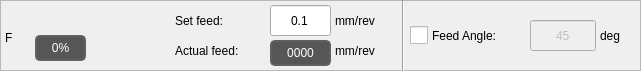
            <widget class="QFrame" name="frame_2">
             <property name="geometry">
              <rect>
               <x>5</x>
               <y>290</y>
               <width>641</width>
               <height>71</height>
              </rect>
             </property>
             <property name="frameShape">
              <enum>QFrame::StyledPanel</enum>
             </property>
             <property name="frameShadow">
              <enum>QFrame::Raised</enum>
             </property>
             <widget class="QLabel" name="label_29">
              <property name="geometry">
               <rect>
                <x>5</x>
                <y>15</y>
                <width>36</width>
                <height>46</height>
               </rect>
              </property>
              <property name="styleSheet">
               <string notr="true">font: 40pt &quot;Noto Sans&quot;;</string>
              </property>
              <property name="text">
               <string>F</string>
              </property>
             </widget>
             <widget class="QLabel" name="actualFeed">
              <property name="geometry">
               <rect>
                <x>270</x>
                <y>40</y>
                <width>61</width>
                <height>26</height>
               </rect>
              </property>
              <property name="styleSheet">
               <string notr="true">QLabel {
    border-style: solid;
    border-color: rgb(96, 96, 97);
    border-width: 2px;
    border-radius: 5px;
    color: white;
    background: rgb(86, 86, 87);
	font: 11pt &quot;Noto&quot;;
}</string>
              </property>
              <property name="text">
               <string>0000</string>
              </property>
              <property name="alignment">
               <set>Qt::AlignCenter</set>
              </property>
             </widget>
             <widget class="QLabel" name="actualFeedType">
              <property name="geometry">
               <rect>
                <x>335</x>
                <y>40</y>
                <width>61</width>
                <height>21</height>
               </rect>
              </property>
              <property name="styleSheet">
               <string notr="true">font: 11pt &quot;Noto Sans&quot;;</string>
              </property>
              <property name="text">
               <string>mm/rev</string>
              </property>
             </widget>
             <widget class="QLabel" name="label_31">
              <property name="geometry">
               <rect>
                <x>175</x>
                <y>40</y>
                <width>91</width>
                <height>21</height>
               </rect>
              </property>
              <property name="styleSheet">
               <string notr="true">font: 11pt &quot;Noto Sans&quot;;</string>
              </property>
              <property name="text">
               <string>Actual feed:</string>
              </property>
             </widget>
             <widget class="QLabel" name="label_32">
              <property name="geometry">
               <rect>
                <x>175</x>
                <y>10</y>
                <width>76</width>
                <height>21</height>
               </rect>
              </property>
              <property name="styleSheet">
               <string notr="true">font: 11pt &quot;Noto Sans&quot;;</string>
              </property>
              <property name="text">
               <string>Set feed:</string>
              </property>
             </widget>
             <widget class="Line" name="line_5">
              <property name="geometry">
               <rect>
                <x>395</x>
                <y>0</y>
                <width>16</width>
                <height>76</height>
               </rect>
              </property>
              <property name="orientation">
               <enum>Qt::Vertical</enum>
              </property>
             </widget>
             <widget class="QCheckBox" name="checkBoxFeedAngle">
              <property name="geometry">
               <rect>
                <x>410</x>
                <y>20</y>
                <width>121</width>
                <height>31</height>
               </rect>
              </property>
              <property name="styleSheet">
               <string notr="true">QCheckBox {
        spacing: 4px; /* Adjusts the space between the checkbox and its label */
		font: 11pt &quot;Noto Sans&quot;;
    }
    QCheckBox::indicator {
        width: 18px; /* Width of the checkbox */
        height: 18px; /* Height of the checkbox */
    }</string>
              </property>
              <property name="text">
               <string>Feed Angle:</string>
              </property>
              <property name="iconSize">
               <size>
                <width>18</width>
                <height>18</height>
               </size>
              </property>
             </widget>
             <widget class="QLabel" name="rpmUnit_23">
              <property name="geometry">
               <rect>
                <x>600</x>
                <y>20</y>
                <width>31</width>
                <height>31</height>
               </rect>
              </property>
              <property name="styleSheet">
               <string notr="true">font: 11pt &quot;Noto Sans&quot;;</string>
              </property>
              <property name="text">
               <string>deg</string>
              </property>
             </widget>
             <widget class="StatusLabel" name="feedOverrideValue">
              <property name="geometry">
               <rect>
                <x>35</x>
                <y>35</y>
                <width>51</width>
                <height>26</height>
               </rect>
              </property>
              <property name="styleSheet">
               <string notr="true">QLabel {
    border-style: solid;
    border-color: rgb(96, 96, 97);
    border-width: 2px;
    border-radius: 5px;
    color: white;
    background: rgb(86, 86, 87);
	font: 12pt &quot;Noto&quot;;
}</string>
              </property>
              <property name="text">
               <string>0%</string>
              </property>
              <property name="alignment">
               <set>Qt::AlignCenter</set>
              </property>
              <property name="rules" stdset="0">
               <string>[{&quot;name&quot;: &quot;feed_override&quot;, &quot;property&quot;: &quot;Text&quot;, &quot;expression&quot;: &quot;str(int(ch[0]*100)) + '%'&quot;, &quot;channels&quot;: [{&quot;url&quot;: &quot;status:feedrate&quot;, &quot;trigger&quot;: true}]}]</string>
              </property>
             </widget>
             <widget class="QLabel" name="actualFeedType_2">
              <property name="geometry">
               <rect>
                <x>335</x>
                <y>10</y>
                <width>61</width>
                <height>21</height>
               </rect>
              </property>
              <property name="styleSheet">
               <string notr="true">font: 11pt &quot;Noto Sans&quot;;</string>
              </property>
              <property name="text">
               <string>mm/rev</string>
              </property>
             </widget>
             <widget class="VCPSettingsLineEdit" name="inputFeed">
              <property name="geometry">
               <rect>
                <x>270</x>
                <y>5</y>
                <width>61</width>
                <height>31</height>
               </rect>
              </property>
              <property name="styleSheet">
               <string notr="true">font: 11pt &quot;Noto Sans&quot;;</string>
              </property>
              <property name="text">
               <string>0.1</string>
              </property>
              <property name="alignment">
               <set>Qt::AlignCenter</set>
              </property>
              <property name="settingName" stdset="0">
               <string>smart_numpad.input-feed</string>
              </property>
              <property name="textFormat" stdset="0">
               <string>.2f</string>
              </property>
             </widget>
             <widget class="VCPSettingsLineEdit" name="inputFeedAngle">
              <property name="enabled">
               <bool>false</bool>
              </property>
              <property name="geometry">
               <rect>
                <x>530</x>
                <y>20</y>
                <width>66</width>
                <height>31</height>
               </rect>
              </property>
              <property name="text">
               <string>45</string>
              </property>
              <property name="alignment">
               <set>Qt::AlignCenter</set>
              </property>
              <property name="settingName" stdset="0">
               <string>smart_numpad.input-feed-angle</string>
              </property>
              <property name="textFormat" stdset="0">
               <string>.4f</string>
              </property>
             </widget>
            </widget>
